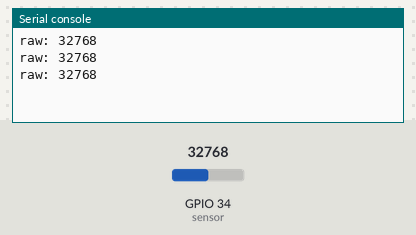
The program below on a simulated ESP32 board running MicroPython. On the bench: the last lines printed to the serial console. Inputs (shaded band) come from the test bench; at power-on: GPIO 34 (sensor) = 32768 (analog values on the 0–65535 scale).

Above: at 1.2 s.
1.3 s: GPIO 34 (sensor) set to 45874
At 1.9 s:
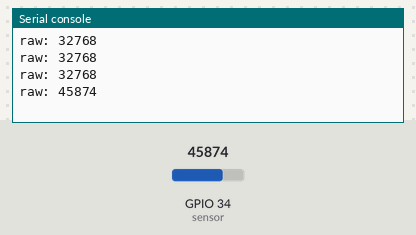
2.8 s: GPIO 34 (sensor) set to 57670
At 3.4 s:
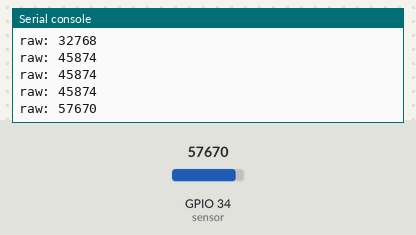
Timing chart, 0 to 5.8 s (numbered marks = the images above; inputs shaded):
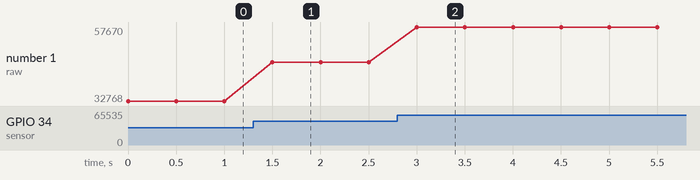

The program:

main.py
```python
from machine import ADC, Pin
from time import sleep_ms

sensor = ADC(Pin(34), atten=ADC.ATTN_11DB)

while True:
    raw = sensor.read_u16()
    print('raw:', raw)
    sleep_ms(500)
```

Measured:
- after the input at 1.3 s, the serial console: prints a new line after 0.20 s (image 1)
- after the input at 2.8 s, the serial console: prints a new line after 0.20 s (image 2)
- plotted number 1: 32768 → 45874 after the input at 1.3 s, 45874 → 57670 after the input at 2.8 s
